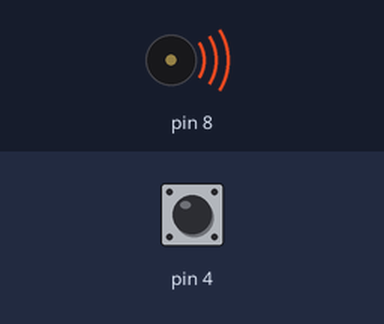
A sketch run on a simulated Arduino Uno, built with avr-gcc and run on an emulated ATmega328P. Shown: buzzer (waves = sounding). Inputs (shaded band) come from the test bench; at power-on: pin 4 HIGH.

Above: at 0.1 s.
1.4 s: pin 4 pulled LOW for 0.3 s
At 2.26 s:
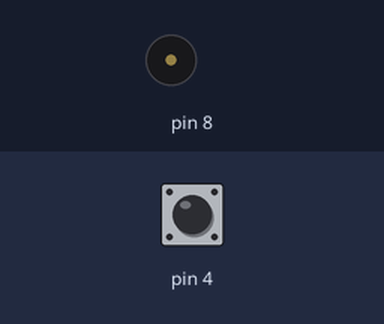
Timing chart, 0 to 10.4 s (numbered marks = the images above; inputs shaded):
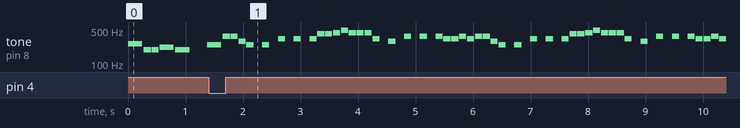

The sketch:

toneMelody.ino
```cpp
#include "pitches.h"

// notes in the melody:
int melody[] = {
  NOTE_C4, NOTE_G3, NOTE_G3, NOTE_A3, NOTE_G3, 0, NOTE_B3, NOTE_C4,0
};

int melody2[] = {
  NOTE_FS4, NOTE_FS4, NOTE_D4, NOTE_B3,
  0, NOTE_B3, 0, NOTE_E4,
  0, NOTE_E4, 0, NOTE_E4,
  NOTE_GS4, NOTE_GS4, NOTE_A4, NOTE_B4,
  NOTE_A4, NOTE_A4, NOTE_A4, NOTE_E4,
  0, NOTE_D4, 0, NOTE_FS4,
  0, NOTE_FS4, 0, NOTE_FS4,
  NOTE_E4, NOTE_E4, NOTE_FS4, NOTE_E4,
  };

// note durations: 4 = quarter note, 8 = eighth note, etc.:
int noteDurations[] = {
  250, 125, 125, 250, 250, 250, 250, 250, 250
};

int noteDurations2[] = {
  125, 125, 125, 125, 125, 125, 125, 125, 125, 125, 125, 125, 125, 125, 125, 125, 125, 125, 125, 125, 125, 125, 125, 125, 125, 125, 125, 125, 125, 125, 125, 125
  };

byte flag = 0;

void setup() {
  // iterate over the notes of the melody:
  pinMode(4, INPUT_PULLUP);
}

void loop() {
  for (int thisNote = 0; thisNote < 9 && flag == 0; thisNote++) {
    int noteDuration = noteDurations[thisNote];
    tone(8, melody[thisNote], noteDuration);
    int pauseBetweenNotes = noteDuration * 1.10;
    delay(pauseBetweenNotes);
    noTone(8);
    if(digitalRead(4) == 0){
      flag = 1;
      break;
    }
  }


  for (int thisNote = 0; thisNote < 32 && flag == 1; thisNote++) {
    int noteDuration = noteDurations2[thisNote];
    tone(8, melody2[thisNote], noteDuration);
    int pauseBetweenNotes = noteDuration * 1.10;
    delay(pauseBetweenNotes);
    noTone(8);
    if(digitalRead(4) == 0){
      flag = 0;
      break;
    }
  }

}
```

pitches.h
```cpp
/*************************************************
   Public Constants
 *************************************************/

#define NOTE_B0  31
#define NOTE_C1  33
#define NOTE_CS1 35
#define NOTE_D1  37
#define NOTE_DS1 39
#define NOTE_E1  41
#define NOTE_F1  44
#define NOTE_FS1 46
#define NOTE_G1  49
#define NOTE_GS1 52
#define NOTE_A1  55
#define NOTE_AS1 58
#define NOTE_B1  62
#define NOTE_C2  65
#define NOTE_CS2 69
#define NOTE_D2  73
#define NOTE_DS2 78
#define NOTE_E2  82
#define NOTE_F2  87
#define NOTE_FS2 93
#define NOTE_G2  98
#define NOTE_GS2 104
#define NOTE_A2  110
#define NOTE_AS2 117
#define NOTE_B2  123
#define NOTE_C3  131
#define NOTE_CS3 139
#define NOTE_D3  147
#define NOTE_DS3 156
#define NOTE_E3  165
#define NOTE_F3  175
#define NOTE_FS3 185
#define NOTE_G3  196
#define NOTE_GS3 208
#define NOTE_A3  220
#define NOTE_AS3 233
#define NOTE_B3  247
#define NOTE_C4  262
#define NOTE_CS4 277
#define NOTE_D4  294
#define NOTE_DS4 311
#define NOTE_E4  330
#define NOTE_F4  349
#define NOTE_FS4 370
#define NOTE_G4  392
#define NOTE_GS4 415
#define NOTE_A4  440
#define NOTE_AS4 466
#define NOTE_B4  494
#define NOTE_C5  523
#define NOTE_CS5 554
#define NOTE_D5  587
#define NOTE_DS5 622
#define NOTE_E5  659
#define NOTE_F5  698
#define NOTE_FS5 740
#define NOTE_G5  784
#define NOTE_GS5 831
#define NOTE_A5  880
#define NOTE_AS5 932
#define NOTE_B5  988
#define NOTE_C6  1047
#define NOTE_CS6 1109
#define NOTE_D6  1175
#define NOTE_DS6 1245
#define NOTE_E6  1319
#define NOTE_F6  1397
#define NOTE_FS6 1480
#define NOTE_G6  1568
#define NOTE_GS6 1661
#define NOTE_A6  1760
#define NOTE_AS6 1865
#define NOTE_B6  1976
#define NOTE_C7  2093
#define NOTE_CS7 2217
#define NOTE_D7  2349
#define NOTE_DS7 2489
#define NOTE_E7  2637
#define NOTE_F7  2794
#define NOTE_FS7 2960
#define NOTE_G7  3136
#define NOTE_GS7 3322
#define NOTE_A7  3520
#define NOTE_AS7 3729
#define NOTE_B7  3951
#define NOTE_C8  4186
#define NOTE_CS8 4435
#define NOTE_D8  4699
#define NOTE_DS8 4978
```

Measured:
- by itself, tone on pin 8: plays 370 Hz for 0.13 s, 370 Hz for 0.13 s, 294 Hz for 0.13 s, 247 Hz for 0.13 s, 247 Hz for 0.13 s, 330 Hz for 0.13 s … (48 notes in this stretch)
